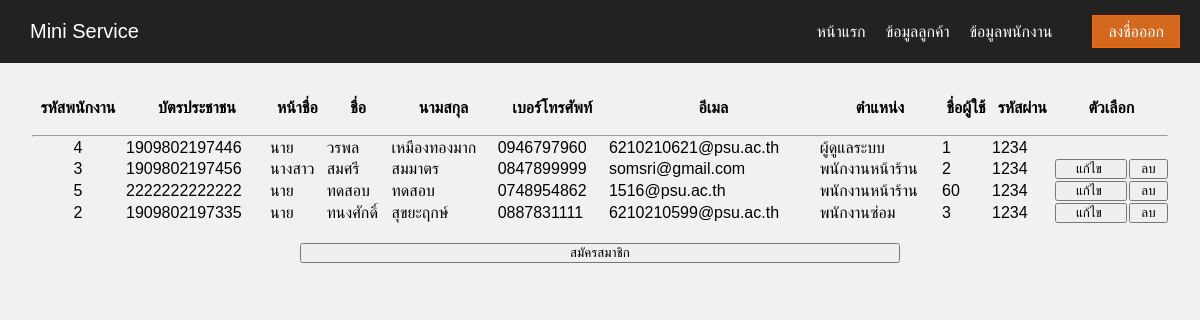
The app's page /PAGEADMIN/show_emp.php with its own data.
### tables this page shows
CREATE TABLE `tblemployee` (
  `emp_id` int(10) NOT NULL,
  `emp_id_card` varchar(13) NOT NULL,
  `emp_prefix` varchar(6) NOT NULL,
  `emp_firstname` varchar(25) NOT NULL,
  `emp_lastname` varchar(25) NOT NULL,
  `emp_phoneno` varchar(10) NOT NULL,
  `emp_email` varchar(100) NOT NULL,
  `position_id` int(10) NOT NULL,
  `emp_username` varchar(25) NOT NULL,
  `emp_password` varchar(25) NOT NULL
);

### PAGEADMIN/show_emp.php (the view, shortened to what this page needs)
<head>
    <link rel="stylesheet">
</head>
<body>
<center><br>
<table border="0px" style ="width:95%">
    <th style="height: 50">รหัสพนักงาน</th>
    <th>บัตรประชาชน</th>
    <th>หน้าชื่อ</th>
    <th>ชื่อ</th>
    <th>นามสกุล</th>
    <th>เบอร์โทรศัพท์</th>
    <th>อีเมล</th>
    <th>ตำแหน่ง</th>
    <th>ชื่อผู้ใช้</th>
    <th>รหัสผ่าน</th>
    <th colspan="2" style="width: 10%">ตัวเลือก</th>
    <tr><td colspan="12"><hr /></td></tr>
<?php
    require 'config.inc.php';
        $sql = "SELECT * FROM tblemployee where position_id != '1'";
        $rusult = mysqli_query($con,$sql);
        $admin = "SELECT * FROM tblemployee where position_id = '1'";
        $dataadmin = mysqli_query($con,$admin);
        ?>
        <?php
        while($dadmin = mysqli_fetch_assoc($dataadmin)){
        ?>
        <tr>
            <td><center><?php echo $dadmin['emp_id']; ?></td>
            <td><?php echo $dadmin['emp_id_card']; ?></td>
            <td><?php echo $dadmin['emp_prefix']; ?></td>
            <td><?php echo $dadmin['emp_firstname']; ?></td>
            <td><?php echo $dadmin['emp_lastname']; ?>
            </td>
            <td><?php echo $dadmin['emp_phoneno']; ?></td>
            <td><?php echo $dadmin['emp_email']; ?></td>
            <td>
            <?php
                $position = $dadmin['position_id'];
                if ($position == "1") {
                    echo "ผู้ดูแลระบบ";
                } elseif ($position == "2") {
                    echo "พนักงานหน้าร้าน";
                } elseif ($position == "3") {
                    echo "พนักงานซ่อม";
                } else {
                    echo "ไม่มีตำแหน่ง";
                }
                ?>
            </td>
            <td><?php echo $dadmin['emp_username']; ?></td>
            <td><?php echo $dadmin['emp_password']; ?></td>
        </tr>
        <?php }?>
        <?php
        if($rusult){
            while($data = mysqli_fetch_assoc($rusult)){
                ?>
                <tr>
                    <td>
                    <center><?php echo $data['emp_id']; ?>
                    </td>
                    <td>
                       <?php echo $data['emp_id_card']; ?>
                    </td>
                    <td>
                       <?php echo $data['emp_prefix']; ?>
                    </td>
                    <td>
                       <?php echo $data['emp_firstname']; ?>
                    </td>
                    <td>
                       <?php echo $data['emp_lastname']; ?>
                    </td>
                    <td>
                       <?php echo $data['emp_phoneno']; ?>
                    </td>
                    <td>
                       <?php echo $data['emp_email']; ?>
                    </td>
                    <td>
                    <?php
                        $position = $data['position_id'];
                        if ($position == "1") {
                            echo "ผู้ดูแลระบบ";
                        } elseif ($position == "2") {
                            echo "พนักงานหน้าร้าน";
                        } elseif ($position == "3") {
                            echo "พนักงานซ่อม";
                        } else {
                            echo "ไม่มีตำแหน่ง";
                        }
                        ?>
                    </td>
                    <td>
                       <?php echo $data['emp_username']; ?>
                    </td>
                    <td>
                       <?php echo $data['emp_password']; ?>
                    </td>
                    <td>
                    <form method="post" action="solve.php">
                        <input type="submit" value="แก้ไข "style="width:100%">
                        </form>
                        </td>
                        <td>
                        <?php
                            if($position != "1"){
                                ?>
                                <form method="post" action="deletee.php">
                        <button name="submit" value="<?php echo $data['emp_id']; ?>" onclick="return confirm('ลบรายการนี้หรือไม่ ?')" style="width:100%" >ลบ</button>
                        </form>
                                <?php
                            }
                        ?>
                     </td>
                </tr>
            <?php }
        }
        else{
            echo "No i am";
        }
    ?>
</table>
 <br>
<form action="staff_emp.php" method="POST">
        <input type="submit" name="select" value = "สมัครสมาชิก"style="width:50%">
</form>
</body>
</html>

### css/menu.css (style rules this page uses)
* { margin: 0; padding: 0; box-sizing: border-box; }
body { font-family: Arial, Helvetica, sans-serif; background: #f1f1f1; }

### records on screen
tblemployee: emp_id "4", emp_id_card "1909802197446", emp_prefix "นาย", emp_firstname "วรพล", emp_lastname "เหมืองทองมาก", emp_phoneno "0946797960", emp_email "6210210621@psu.ac.th", shows "ผู้ดูแลระบบ", emp_username "1", emp_password "1234"
tblemployee: emp_id "3", emp_id_card "1909802197456", emp_prefix "นางสาว", emp_firstname "สมศรี", emp_lastname "สมมาตร", emp_phoneno "0847899999", emp_email "somsri@gmail.com", shows "พนักงานหน้าร้าน", emp_username "2", emp_password "1234"
tblemployee: emp_id "5", emp_id_card "2222222222222", emp_prefix "นาย", emp_firstname "ทดสอบ", emp_lastname "ทดสอบ", emp_phoneno "0748954862", emp_email "1516@psu.ac.th", shows "พนักงานหน้าร้าน", emp_username "60", emp_password "1234"
tblemployee: emp_id "2", emp_id_card "1909802197335", emp_prefix "นาย", emp_firstname "ทนงศักดิ์", emp_lastname "สุขยะฤกษ์", emp_phoneno "0887831111", emp_email "6210210599@psu.ac.th", shows "พนักงานซ่อม", emp_username "3", emp_password "1234"
